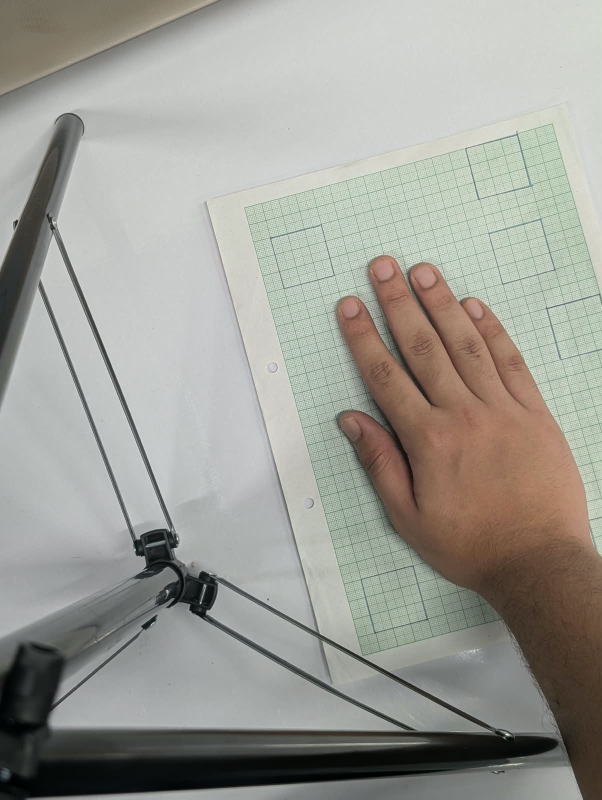
#> input picture bonelengthcalculation/images/bordersquares/10.jpeg, 1204 x 1599 px (shown at 1/2 size)
$ python -i calibrate_bones_filled_squares.py   (imports and definitions only)
#> lines starting #> are read from the running program, lines starting #| are printed output that depends on the picture
#> further down, picture is the input picture: shape (1599, 1204, 3); mean B, G, R 149.2, 156.2, 156.8
#!/usr/bin/env python3
"""
calibrate_bones_filled_squares.py
=================================
Subject-specific hand bone-length calibration from photos/videos of a flat hand
resting on a sheet that carries FILLED COLOUR SQUARES of known size (default 20 mm).

Pipeline
--------
  1. Detect the filled squares (HSV colour threshold -> contour -> quad -> sub-pixel
     edge-line refinement).
  2. Build an image -> paper-plane mapping:
       * >=3 squares  -> full perspective homography (square corners, unknown layout
                         solved jointly; squares assumed same size + same orientation)
       * <3 squares   -> linear px/mm scale field (or a constant scale)
  3. Run MediaPipe Hands, map the 21 landmarks into paper-plane millimetres.
  4. Measure the 20 bone lengths, reject out-of-plane (foreshortened) bones.
  5. Aggregate over all frames: mean / median / std / variance / CV / CI, with
     MAD-based outlier rejection.
  6. Optional parallax correction: the back of the hand sits ~20 mm ABOVE the paper,
     so it is magnified by D/(D-h).  Shots from DIFFERENT CAMERA HEIGHTS let us solve
     for the hand-plane offset h and the true lengths jointly.

Usage
-----
  python calibrate_bones_filled_squares.py --input ./shots --out ./calib_filled \
         --square-mm 20 --model hand_landmarker.task --plots --parallax

  --input accepts a directory (images + videos), or repeated file paths.

Outputs (in --out)
------------------
  per_frame_bone_lengths_mm.csv   one row per (frame, bone)
  bone_length_stats.csv           per-bone mean/median/std/var/CV/CI + outliers
  frame_report.csv                per-frame detection diagnostics
  bone_lengths.json               final lengths in mm and metres (FK-ready)
  summary.json                    run configuration + global diagnostics
  debug/*.jpg                     annotated overlays (with --debug)
  *.png                           distribution + stability plots (with --plots)
"""

from __future__ import annotations

import argparse
import json
import math
import os
import sys
from pathlib import Path

import cv2
import numpy as np
import pandas as pd

# --------------------------------------------------------------------------------------
# 1 · Hand model constants  (21-keypoint MediaPipe / FreiHAND order — identical)
# --------------------------------------------------------------------------------------

BONES = [
    (0, 1, "Thumb_Wrist_CMC", "Thumb"),
    (1, 2, "Thumb_CMC_MCP", "Thumb"),
    (2, 3, "Thumb_MCP_IP", "Thumb"),
    (3, 4, "Thumb_IP_TIP", "Thumb"),
    (0, 5, "Index_Wrist_MCP", "Index"),
    (5, 6, "Index_MCP_PIP", "Index"),
    (6, 7, "Index_PIP_DIP", "Index"),
    (7, 8, "Index_DIP_TIP", "Index"),
    (0, 9, "Middle_Wrist_MCP", "Middle"),
    (9, 10, "Middle_MCP_PIP", "Middle"),
    (10, 11, "Middle_PIP_DIP", "Middle"),
    (11, 12, "Middle_DIP_TIP", "Middle"),
    (0, 13, "Ring_Wrist_MCP", "Ring"),
    (13, 14, "Ring_MCP_PIP", "Ring"),
    (14, 15, "Ring_PIP_DIP", "Ring"),
    (15, 16, "Ring_DIP_TIP", "Ring"),
    (0, 17, "Pinky_Wrist_MCP", "Pinky"),
    (17, 18, "Pinky_MCP_PIP", "Pinky"),
    (18, 19, "Pinky_PIP_DIP", "Pinky"),
    (19, 20, "Pinky_DIP_TIP", "Pinky"),
]
BONE_NAMES = [b[2] for b in BONES]
MIDDLE_MCP_PIP_BONE_IDX = 9          # (9,10) — normalisation reference bone

FINGER_COLORS = {
    "Thumb": "#FF6B6B", "Index": "#4ECDC4", "Middle": "#45B7D1",
    "Ring": "#96CEB4", "Pinky": "#FFEAA7",
}

IMAGE_EXT = {".jpg", ".jpeg", ".png", ".bmp", ".tif", ".tiff", ".heic", ".webp"}
VIDEO_EXT = {".mp4", ".mov", ".avi", ".mkv", ".m4v", ".webm"}


# --------------------------------------------------------------------------------------
# 2 · Planar-quad geometry helpers
# --------------------------------------------------------------------------------------

# [60 lines left out: functions order_quad, quad_metrics, refine_quad_edges, not called in this run]


# ======================================================================================
# ==== MARKER DETECTION — FILLED COLOUR SQUARES ========================================
# ======================================================================================

MARKER_KIND = "filled_colour_square"
DEFAULT_SQUARE_MM = 20.0


# [63 lines left out: functions add_marker_args, detect_markers, not called in this run]


MARKER_CLUSTER_PREFERENCE = "modal"   # all coloured blobs are markers -> take the mode

# ======================================================================================
# ==== END MARKER DETECTION ============================================================
# ======================================================================================


# [127 lines left out: functions select_marker_cluster, _consistent_corner_order, solve_plane_homography, fit_scale_field, eval_scale, not called in this run]


# --------------------------------------------------------------------------------------
# 4 · Optional: printed-grid pitch field (dense perspective shape, squares set the scale)
# --------------------------------------------------------------------------------------

def grid_period_at(gray: np.ndarray, cx: float, cy: float, N=384, min_snr=25.0):
    """Dominant periodic pitch (px) of the printed graph paper in a patch, sub-bin refined."""
    h, w = gray.shape
    x0, y0 = int(cx - N // 2), int(cy - N // 2)
    if x0 < 0 or y0 < 0 or x0 + N > w or y0 + N > h:
        return None
    p = gray[y0:y0 + N, x0:x0 + N].astype(np.float32)
    p = p - cv2.GaussianBlur(p, (0, 0), 8)
    win = np.outer(np.hanning(N), np.hanning(N)).astype(np.float32)
    F = np.fft.fftshift(np.abs(np.fft.fft2(p * win)))
    c = N // 2
    yy, xx = np.mgrid[0:N, 0:N]
    r = np.hypot(xx - c, yy - c)
    F = np.where((r < 8) | (r > N // 2 - 3), 0.0, F)
    j, i = np.unravel_index(int(np.argmax(F)), F.shape)
    snr = float(F.max() / (F.mean() + 1e-9))
    if snr < min_snr or not (1 <= i < N - 1 and 1 <= j < N - 1):
        return None
    # parabolic sub-bin refinement in x and y
    def sub(a, b, cc):
        d = a - 2 * b + cc
        return 0.0 if abs(d) < 1e-9 else 0.5 * (a - cc) / d
    di = sub(F[j, i - 1], F[j, i], F[j, i + 1])
    dj = sub(F[j - 1, i], F[j, i], F[j + 1, i])
    R = math.hypot((i + di) - c, (j + dj) - c)
    if R < 1e-6:
        return None
    return N / R, snr


def build_grid_field(bgr: np.ndarray, step=300, N=256, min_snr=40.0):
    """Sample grid pitch on a lattice; return (points Nx2, pitch_px N) or (None, None)."""
#> called with step = 300, N = 256, min_snr = 40
    g = cv2.cvtColor(bgr, cv2.COLOR_BGR2GRAY)
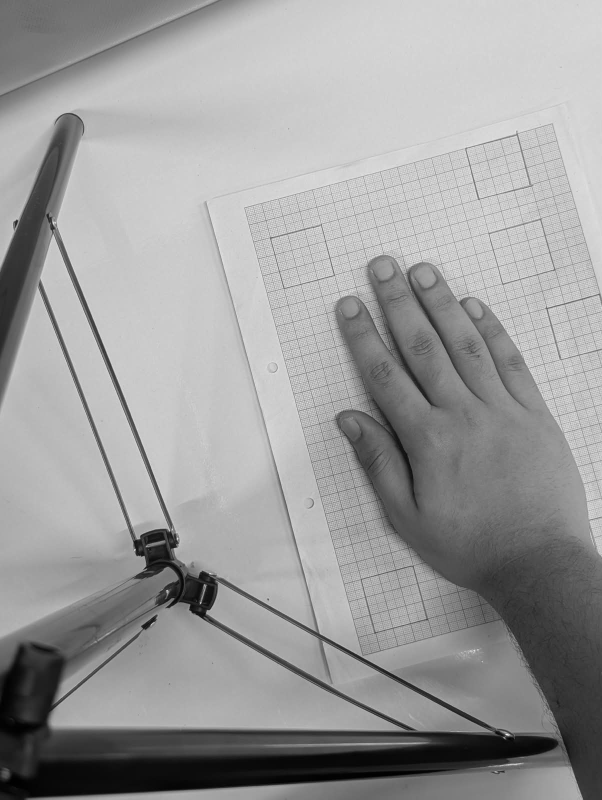
#> g: shape (1599, 1204) (shown at 1/2 size); min 0, max 254, mean 155.6
    h, w = g.shape
#> h = 1599; w = 1204
    P, V = [], []
    for cy in range(N // 2, h - N // 2, step):
        for cx in range(N // 2, w - N // 2, step):
            r = grid_period_at(g, cx, cy, N=N, min_snr=min_snr)
            if r is not None:
                P.append((cx, cy)); V.append(r[0])
#> this loop made 5 passes
#> pass 1, in grid_period_at, `p = gray[y0:y0 + N, x0:x0 + N].astype(np.float32)`:
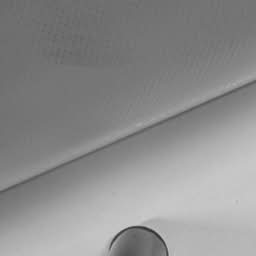
#> p: shape (256, 256) float32; min 46, max 204, mean 141.1
#> pass 1, in grid_period_at, `p = p - cv2.GaussianBlur(p, (0, 0), 8)`:
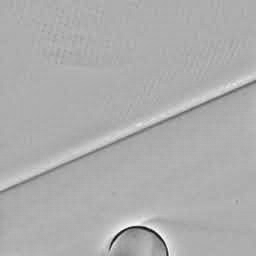
#> p: shape (256, 256) float32; min -98.59, max 45.77, mean 0; drawn with min black and max white
#> pass 1, in grid_period_at, `F = np.fft.fftshift(np.abs(np.fft.fft2(p * win)))`:
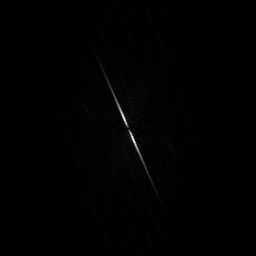
#> F: shape (256, 256) float64; min 0.273, max 22493.3, mean 146.3; drawn with min black and max white
#> after the loop, P = [(128, 128), (428, 128), (128, 428), (428, 428), (728, 428), (1028, 428), (128, 728), (428, 728), (728, 728), (1028, 728), (128, 1028), (428, 1028), (728, 1028), (128, 1328), (428, 1328), (728, 1328), (1028, 1328)]; V = [20.89, 26.73, 26.08, 15.22, 3.51, 3.51, 23.64, 21.25, 3.5, 3.54, 21.31, 25.48, 3.59, 28.46, 26.39, 20.55, 30.15]
    if len(P) < 6:
        return None, None
    P = np.array(P, float); V = np.array(V, float)
#> after `P = np.array(P, float)`: P = 17 rows, first 8: [128, 128], [428, 128], [128, 428], [428, 428], [728, 428], [1028, 428], [128, 728], [428, 728]
#> after `V = np.array(V, float)`: V = 17 values, max 30.15 at index 16, min 3.5 at index 8, mean 17.87
    # keep the densest pitch cluster (off-paper patches and harmonic locks scatter)
    best, bkeep = -1, None
    for v in V:
        k = np.abs(V - v) / v < 0.08
        if k.sum() > best:
            best, bkeep = int(k.sum()), k
#> this loop made 17 passes
#> (v, best) on passes 1 to 2: (20.89, 4), (26.73, 5)
#> v on passes 3 to 8: 26.08, 15.22, 3.51, 3.51, 23.64, 21.25
#> after the loop, best = 5
    if best < 6:
        return None, None
    return P[bkeep], V[bkeep]


# [7 lines left out: function fit_grid_shape, not called in this run]


# --------------------------------------------------------------------------------------
# 5 · MediaPipe wrapper (lazy import; Tasks API preferred, legacy fallback)
# --------------------------------------------------------------------------------------

class HandDetector:
    # [462 lines left out: functions __init__, detect, out_of_plane_deg, process_frame, robust_stats, fit_parallax and 5 more, not called in this run]


# [2 lines not run here, left out]

>>> import cv2
>>> picture = cv2.imread('images/bordersquares/10.jpeg')
>>> result = build_grid_field(picture)

$ run again, on bonelengthcalculation/images/bordersquares/11.jpeg
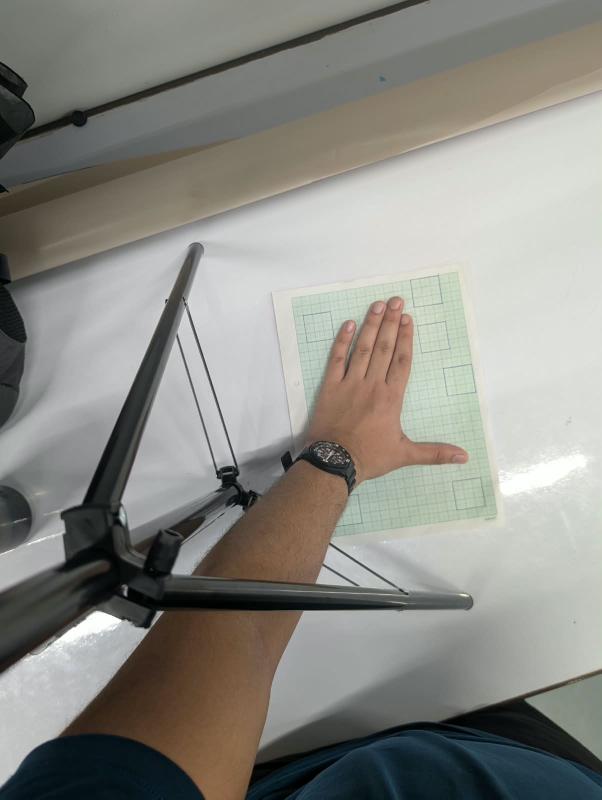
#> input picture bonelengthcalculation/images/bordersquares/11.jpeg, 1204 x 1599 px (shown at 1/2 size)
#> picture is the input picture: shape (1599, 1204, 3); mean B, G, R 132.6, 138.6, 139.2
#> the loop in build_grid_field, `for cy in range(N // 2, h - N // 2, step):` made 5 passes
#> pass 1, in grid_period_at, `p = p - cv2.GaussianBlur(p, (0, 0), 8)`:
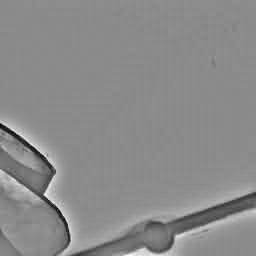
#> p: shape (256, 256) float32; min -70.65, max 58.92, mean 0; drawn with min black and max white
#> pass 1, in grid_period_at, `F = np.fft.fftshift(np.abs(np.fft.fft2(p * win)))`:
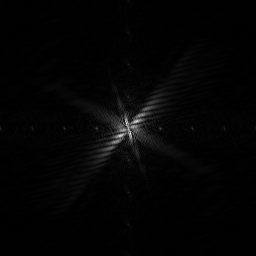
#> F: shape (256, 256) float64; min 0.309, max 5142.3, mean 92; drawn with min black and max white
#> after the loop in build_grid_field, `for cy in range(N // 2, h - N // 2, step):`: P = [(128, 128), (428, 128), (728, 128), (1028, 128), (128, 428), (428, 428), (728, 428), (1028, 428), (128, 728), (428, 728), (728, 728), (1028, 728), (128, 1028), (428, 1028), (728, 1028), (1028, 1028), (128, 1328), (728, 1328), (1028, 1328)]; V = [23.32, 28.76, 29.64, 24.74, 26.89, 24.68, 20.23, 24.77, 23.46, 18.8, 20.54, 19.37, 21.97, 29.07, 9.55, 16.73, 30.42, 30.26, 27.42]
#> in build_grid_field, `P = np.array(P, float)`: P = 19 rows, first 8: [128, 128], [428, 128], [728, 128], [1028, 128], [128, 428], [428, 428], [728, 428], [1028, 428]
#> in build_grid_field, `V = np.array(V, float)`: V = 19 values, max 30.42 at index 16, min 9.55 at index 14, mean 23.72
#> the loop in build_grid_field, `for v in V:` made 19 passes
#> (v, best) on passes 1 to 2: (23.32, 6), (28.76, 7)
#> after the loop in build_grid_field, `for v in V:`: best = 7
#> result = 2 point arrays, longest 7 points

$ run again, on bonelengthcalculation/images/bordersquares/13.jpeg
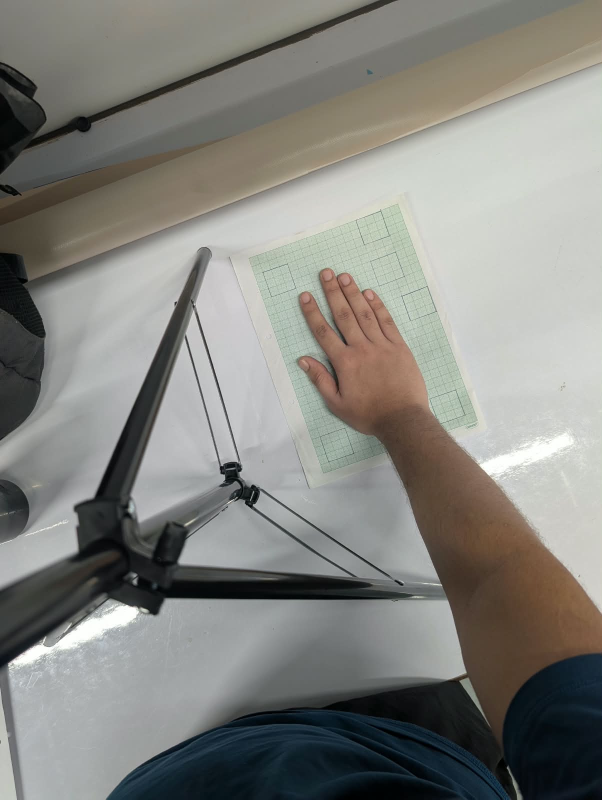
#> input picture bonelengthcalculation/images/bordersquares/13.jpeg, 1204 x 1599 px (shown at 1/2 size)
#> picture is the input picture: shape (1599, 1204, 3); mean B, G, R 127.6, 132.6, 132.7
#> the loop in build_grid_field, `for cy in range(N // 2, h - N // 2, step):` made 5 passes
#> pass 1, in grid_period_at, `p = p - cv2.GaussianBlur(p, (0, 0), 8)`:
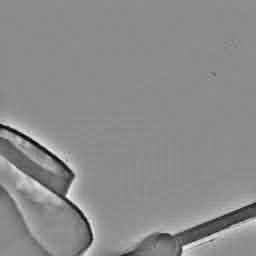
#> p: shape (256, 256) float32; min -62.85, max 51.72, mean 0; drawn with min black and max white
#> pass 1, in grid_period_at, `F = np.fft.fftshift(np.abs(np.fft.fft2(p * win)))`:
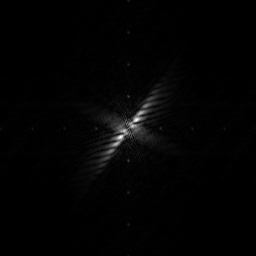
#> F: shape (256, 256) float64; min 0.0661, max 7453.8, mean 106.5; drawn with min black and max white
#> after the loop in build_grid_field, `for cy in range(N // 2, h - N // 2, step):`: P = [(128, 128), (428, 128), (728, 128), (1028, 128), (128, 428), (428, 428), (1028, 428), (128, 728), (428, 728), (728, 728), (128, 1028), (428, 1028), (728, 1028), (1028, 1028), (128, 1328), (728, 1328), (1028, 1328)]; V = [22.22, 28.77, 29.18, 28.04, 25.37, 29.03, 29.38, 24.14, 17.74, 21.34, 29.24, 28, 20.46, 27.78, 21.52, 20.92, 28.41]
#> in build_grid_field, `P = np.array(P, float)`: P = 17 rows, first 8: [128, 128], [428, 128], [728, 128], [1028, 128], [128, 428], [428, 428], [1028, 428], [128, 728]
#> in build_grid_field, `V = np.array(V, float)`: V = 17 values, max 29.38 at index 6, min 17.74 at index 8, mean 25.38
#> the loop in build_grid_field, `for v in V:` made 17 passes
#> (v, best) on passes 1 to 2: (22.22, 5), (28.77, 9)
#> after the loop in build_grid_field, `for v in V:`: best = 9
#> result = 2 point arrays, longest 9 points
